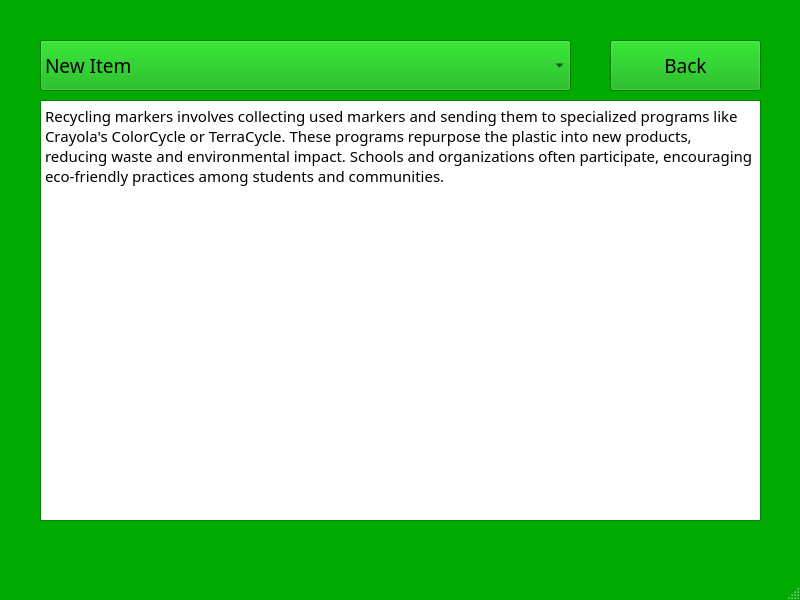
<?xml version="1.0" encoding="UTF-8"?>
<ui version="4.0">
 <class>MainWindow</class>
 <widget class="QMainWindow" name="MainWindow">
  <property name="geometry">
   <rect>
    <x>0</x>
    <y>0</y>
    <width>800</width>
    <height>600</height>
   </rect>
  </property>
  <property name="palette">
   <palette>
    <active>
     <colorrole role="WindowText">
      <brush brushstyle="SolidPattern">
       <color alpha="255">
        <red>0</red>
        <green>0</green>
        <blue>0</blue>
       </color>
      </brush>
     </colorrole>
     <colorrole role="Button">
      <brush brushstyle="SolidPattern">
       <color alpha="255">
        <red>0</red>
        <green>170</green>
        <blue>0</blue>
       </color>
      </brush>
     </colorrole>
     <colorrole role="Light">
      <brush brushstyle="SolidPattern">
       <color alpha="255">
        <red>0</red>
        <green>255</green>
        <blue>0</blue>
       </color>
      </brush>
     </colorrole>
     <colorrole role="Midlight">
      <brush brushstyle="SolidPattern">
       <color alpha="255">
        <red>0</red>
        <green>212</green>
        <blue>0</blue>
       </color>
      </brush>
     </colorrole>
     <colorrole role="Dark">
      <brush brushstyle="SolidPattern">
       <color alpha="255">
        <red>0</red>
        <green>85</green>
        <blue>0</blue>
       </color>
      </brush>
     </colorrole>
     <colorrole role="Mid">
      <brush brushstyle="SolidPattern">
       <color alpha="255">
        <red>0</red>
        <green>113</green>
        <blue>0</blue>
       </color>
      </brush>
     </colorrole>
     <colorrole role="Text">
      <brush brushstyle="SolidPattern">
       <color alpha="255">
        <red>0</red>
        <green>0</green>
        <blue>0</blue>
       </color>
      </brush>
     </colorrole>
     <colorrole role="BrightText">
      <brush brushstyle="SolidPattern">
       <color alpha="255">
        <red>255</red>
        <green>255</green>
        <blue>255</blue>
       </color>
      </brush>
     </colorrole>
     <colorrole role="ButtonText">
      <brush brushstyle="SolidPattern">
       <color alpha="255">
        <red>0</red>
        <green>0</green>
        <blue>0</blue>
       </color>
      </brush>
     </colorrole>
     <colorrole role="Base">
      <brush brushstyle="SolidPattern">
       <color alpha="255">
        <red>255</red>
        <green>255</green>
        <blue>255</blue>
       </color>
      </brush>
     </colorrole>
     <colorrole role="Window">
      <brush brushstyle="SolidPattern">
       <color alpha="255">
        <red>0</red>
        <green>170</green>
        <blue>0</blue>
       </color>
      </brush>
     </colorrole>
     <colorrole role="Shadow">
      <brush brushstyle="SolidPattern">
       <color alpha="255">
        <red>0</red>
        <green>0</green>
        <blue>0</blue>
       </color>
      </brush>
     </colorrole>
     <colorrole role="AlternateBase">
      <brush brushstyle="SolidPattern">
       <color alpha="255">
        <red>127</red>
        <green>212</green>
        <blue>127</blue>
       </color>
      </brush>
     </colorrole>
     <colorrole role="ToolTipBase">
      <brush brushstyle="SolidPattern">
       <color alpha="255">
        <red>255</red>
        <green>255</green>
        <blue>220</blue>
       </color>
      </brush>
     </colorrole>
     <colorrole role="ToolTipText">
      <brush brushstyle="SolidPattern">
       <color alpha="255">
        <red>0</red>
        <green>0</green>
        <blue>0</blue>
       </color>
      </brush>
     </colorrole>
    </active>
    <inactive>
     <colorrole role="WindowText">
      <brush brushstyle="SolidPattern">
       <color alpha="255">
        <red>0</red>
        <green>0</green>
        <blue>0</blue>
       </color>
      </brush>
     </colorrole>
     <colorrole role="Button">
      <brush brushstyle="SolidPattern">
       <color alpha="255">
        <red>0</red>
        <green>170</green>
        <blue>0</blue>
       </color>
      </brush>
     </colorrole>
     <colorrole role="Light">
      <brush brushstyle="SolidPattern">
       <color alpha="255">
        <red>0</red>
        <green>255</green>
        <blue>0</blue>
       </color>
      </brush>
     </colorrole>
     <colorrole role="Midlight">
      <brush brushstyle="SolidPattern">
       <color alpha="255">
        <red>0</red>
        <green>212</green>
        <blue>0</blue>
       </color>
      </brush>
     </colorrole>
     <colorrole role="Dark">
      <brush brushstyle="SolidPattern">
       <color alpha="255">
        <red>0</red>
        <green>85</green>
        <blue>0</blue>
       </color>
      </brush>
     </colorrole>
     <colorrole role="Mid">
      <brush brushstyle="SolidPattern">
       <color alpha="255">
        <red>0</red>
        <green>113</green>
        <blue>0</blue>
       </color>
      </brush>
     </colorrole>
     <colorrole role="Text">
      <brush brushstyle="SolidPattern">
       <color alpha="255">
        <red>0</red>
        <green>0</green>
        <blue>0</blue>
       </color>
      </brush>
     </colorrole>
     <colorrole role="BrightText">
      <brush brushstyle="SolidPattern">
       <color alpha="255">
        <red>255</red>
        <green>255</green>
        <blue>255</blue>
       </color>
      </brush>
     </colorrole>
     <colorrole role="ButtonText">
      <brush brushstyle="SolidPattern">
       <color alpha="255">
        <red>0</red>
        <green>0</green>
        <blue>0</blue>
       </color>
      </brush>
     </colorrole>
     <colorrole role="Base">
      <brush brushstyle="SolidPattern">
       <color alpha="255">
        <red>255</red>
        <green>255</green>
        <blue>255</blue>
       </color>
      </brush>
     </colorrole>
     <colorrole role="Window">
      <brush brushstyle="SolidPattern">
       <color alpha="255">
        <red>0</red>
        <green>170</green>
        <blue>0</blue>
       </color>
      </brush>
     </colorrole>
     <colorrole role="Shadow">
      <brush brushstyle="SolidPattern">
       <color alpha="255">
        <red>0</red>
        <green>0</green>
        <blue>0</blue>
       </color>
      </brush>
     </colorrole>
     <colorrole role="AlternateBase">
      <brush brushstyle="SolidPattern">
       <color alpha="255">
        <red>127</red>
        <green>212</green>
        <blue>127</blue>
       </color>
      </brush>
     </colorrole>
     <colorrole role="ToolTipBase">
      <brush brushstyle="SolidPattern">
       <color alpha="255">
        <red>255</red>
        <green>255</green>
        <blue>220</blue>
       </color>
      </brush>
     </colorrole>
     <colorrole role="ToolTipText">
      <brush brushstyle="SolidPattern">
       <color alpha="255">
        <red>0</red>
        <green>0</green>
        <blue>0</blue>
       </color>
      </brush>
     </colorrole>
    </inactive>
    <disabled>
     <colorrole role="WindowText">
      <brush brushstyle="SolidPattern">
       <color alpha="255">
        <red>0</red>
        <green>85</green>
        <blue>0</blue>
       </color>
      </brush>
     </colorrole>
     <colorrole role="Button">
      <brush brushstyle="SolidPattern">
       <color alpha="255">
        <red>0</red>
        <green>170</green>
        <blue>0</blue>
       </color>
      </brush>
     </colorrole>
     <colorrole role="Light">
      <brush brushstyle="SolidPattern">
       <color alpha="255">
        <red>0</red>
        <green>255</green>
        <blue>0</blue>
       </color>
      </brush>
     </colorrole>
     <colorrole role="Midlight">
      <brush brushstyle="SolidPattern">
       <color alpha="255">
        <red>0</red>
        <green>212</green>
        <blue>0</blue>
       </color>
      </brush>
     </colorrole>
     <colorrole role="Dark">
      <brush brushstyle="SolidPattern">
       <color alpha="255">
        <red>0</red>
        <green>85</green>
        <blue>0</blue>
       </color>
      </brush>
     </colorrole>
     <colorrole role="Mid">
      <brush brushstyle="SolidPattern">
       <color alpha="255">
        <red>0</red>
        <green>113</green>
        <blue>0</blue>
       </color>
      </brush>
     </colorrole>
     <colorrole role="Text">
      <brush brushstyle="SolidPattern">
       <color alpha="255">
        <red>0</red>
        <green>85</green>
        <blue>0</blue>
       </color>
      </brush>
     </colorrole>
     <colorrole role="BrightText">
      <brush brushstyle="SolidPattern">
       <color alpha="255">
        <red>255</red>
        <green>255</green>
        <blue>255</blue>
       </color>
      </brush>
     </colorrole>
     <colorrole role="ButtonText">
      <brush brushstyle="SolidPattern">
       <color alpha="255">
        <red>0</red>
        <green>85</green>
        <blue>0</blue>
       </color>
      </brush>
     </colorrole>
     <colorrole role="Base">
      <brush brushstyle="SolidPattern">
       <color alpha="255">
        <red>0</red>
        <green>170</green>
        <blue>0</blue>
       </color>
      </brush>
     </colorrole>
     <colorrole role="Window">
      <brush brushstyle="SolidPattern">
       <color alpha="255">
        <red>0</red>
        <green>170</green>
        <blue>0</blue>
       </color>
      </brush>
     </colorrole>
     <colorrole role="Shadow">
      <brush brushstyle="SolidPattern">
       <color alpha="255">
        <red>0</red>
        <green>0</green>
        <blue>0</blue>
       </color>
      </brush>
     </colorrole>
     <colorrole role="AlternateBase">
      <brush brushstyle="SolidPattern">
       <color alpha="255">
        <red>0</red>
        <green>170</green>
        <blue>0</blue>
       </color>
      </brush>
     </colorrole>
     <colorrole role="ToolTipBase">
      <brush brushstyle="SolidPattern">
       <color alpha="255">
        <red>255</red>
        <green>255</green>
        <blue>220</blue>
       </color>
      </brush>
     </colorrole>
     <colorrole role="ToolTipText">
      <brush brushstyle="SolidPattern">
       <color alpha="255">
        <red>0</red>
        <green>0</green>
        <blue>0</blue>
       </color>
      </brush>
     </colorrole>
    </disabled>
   </palette>
  </property>
  <property name="windowTitle">
   <string>MainWindow</string>
  </property>
  <widget class="QWidget" name="centralwidget">
   <widget class="QPushButton" name="BACK_BUTTON">
    <property name="geometry">
     <rect>
      <x>610</x>
      <y>40</y>
      <width>151</width>
      <height>51</height>
     </rect>
    </property>
    <property name="font">
     <font>
      <family>Papyrus</family>
      <pointsize>14</pointsize>
     </font>
    </property>
    <property name="text">
     <string>Back</string>
    </property>
   </widget>
   <widget class="QComboBox" name="comboBox">
    <property name="geometry">
     <rect>
      <x>40</x>
      <y>40</y>
      <width>531</width>
      <height>51</height>
     </rect>
    </property>
    <property name="font">
     <font>
      <family>Papyrus</family>
      <pointsize>14</pointsize>
      <underline>false</underline>
     </font>
    </property>
    <item>
     <property name="text">
      <string>New Item</string>
     </property>
    </item>
    <item>
     <property name="text">
      <string>New Item</string>
     </property>
    </item>
    <item>
     <property name="text">
      <string>New Item</string>
     </property>
    </item>
    <item>
     <property name="text">
      <string>New Item</string>
     </property>
    </item>
    <item>
     <property name="text">
      <string>New Item</string>
     </property>
    </item>
   </widget>
   <widget class="QTextBrowser" name="TEXT">
    <property name="geometry">
     <rect>
      <x>40</x>
      <y>100</y>
      <width>721</width>
      <height>421</height>
     </rect>
    </property>
    <property name="font">
     <font>
      <family>Papyrus</family>
      <pointsize>12</pointsize>
     </font>
    </property>
    <property name="html">
     <string>&lt;!DOCTYPE HTML PUBLIC &quot;-//W3C//DTD HTML 4.0//EN&quot; &quot;http://www.w3.org/TR/REC-html40/strict.dtd&quot;&gt;
&lt;html&gt;&lt;head&gt;&lt;meta name=&quot;qrichtext&quot; content=&quot;1&quot; /&gt;&lt;meta charset=&quot;utf-8&quot; /&gt;&lt;style type=&quot;text/css&quot;&gt;
p, li { white-space: pre-wrap; }
hr { height: 1px; border-width: 0; }
li.unchecked::marker { content: &quot;\2610&quot;; }
li.checked::marker { content: &quot;\2612&quot;; }
&lt;/style&gt;&lt;/head&gt;&lt;body style=&quot; font-family:'Papyrus'; font-size:12pt; font-weight:400; font-style:normal;&quot;&gt;
&lt;p style=&quot; margin-top:12px; margin-bottom:12px; margin-left:0px; margin-right:0px; -qt-block-indent:0; text-indent:0px;&quot;&gt;&lt;span style=&quot; font-size:11pt;&quot;&gt;Recycling markers involves collecting used markers and sending them to specialized programs like Crayola's ColorCycle or TerraCycle. These programs repurpose the plastic into new products, reducing waste and environmental impact. Schools and organizations often participate, encouraging eco-friendly practices among students and communities.&lt;/span&gt;&lt;/p&gt;&lt;/body&gt;&lt;/html&gt;</string>
    </property>
   </widget>
  </widget>
  <widget class="QMenuBar" name="menubar">
   <property name="geometry">
    <rect>
     <x>0</x>
     <y>0</y>
     <width>800</width>
     <height>24</height>
    </rect>
   </property>
  </widget>
  <widget class="QStatusBar" name="statusbar"/>
 </widget>
 <resources/>
 <connections/>
</ui>
